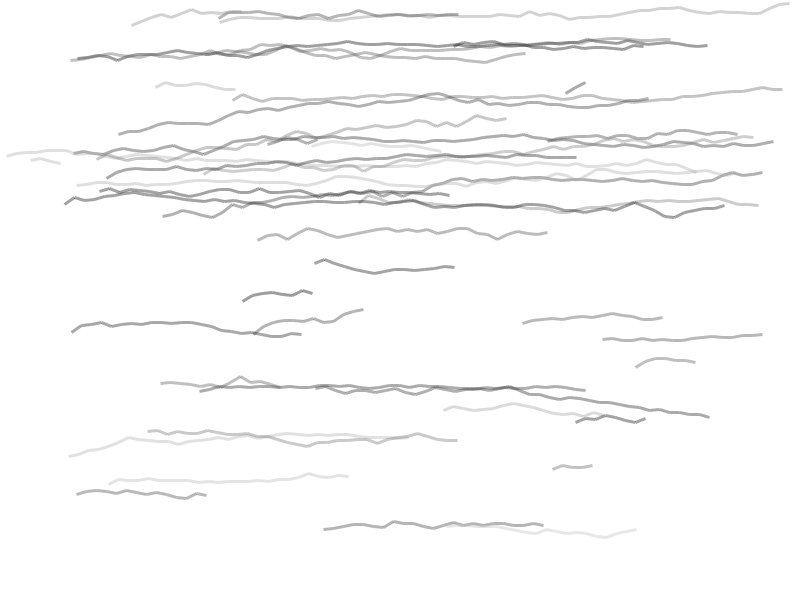
Frame 1 (no input)
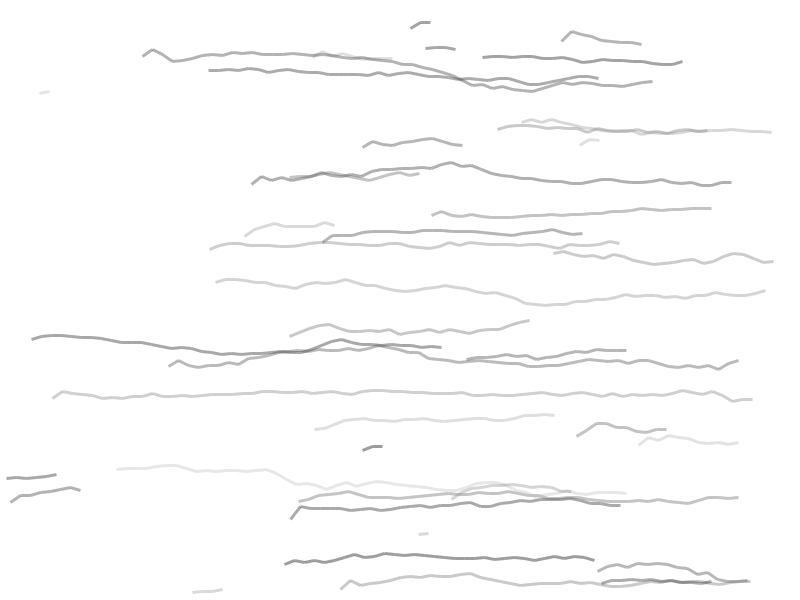
Frame 2 (the mouse pressed at the canvas centre, redrawn once)

The Processing sketch that drew these frames (run headless with seeded random() and noise(); the mouse was pressed at the canvas centre and the sketch redrawn once):

// Processing sketch: line_08
// ── line_08.pde
float x1, x2, y;

void setup() {
  size(800, 600);
  strokeWeight(3);
  strokeCap(SQUARE);
}

void draw() {
  background(255);

  int i = 100;

  while (i > 0) {
    setRandomPosition();
    stroke(round(random(200)), 100);
    myLine(x1, x2, y);
    i--;
  }

  noLoop();
}

void mouseClicked() {
  setRandomPosition();
  redraw();
}

void setRandomPosition() {
  x1 = random(0, width);
  x2 = random(0, width);
  y = random(0, height);
}

void myLine(float x1, float x2, float y) {
  float noiseY = random(10);
  float offset = 10;
  int limit = 10;
  int step = 10;
  float prevX = x1;
  float prevY = y + noise(noiseY) * offset;

  for (float x = x1 + step; x < x2; x += step) {
    offset = random(-limit, limit);
    y += noise(noiseY) * offset;
    line(prevX, prevY, x, y);
    prevX = x;
    prevY = y;
    noiseY += 0.1;
  }
}
